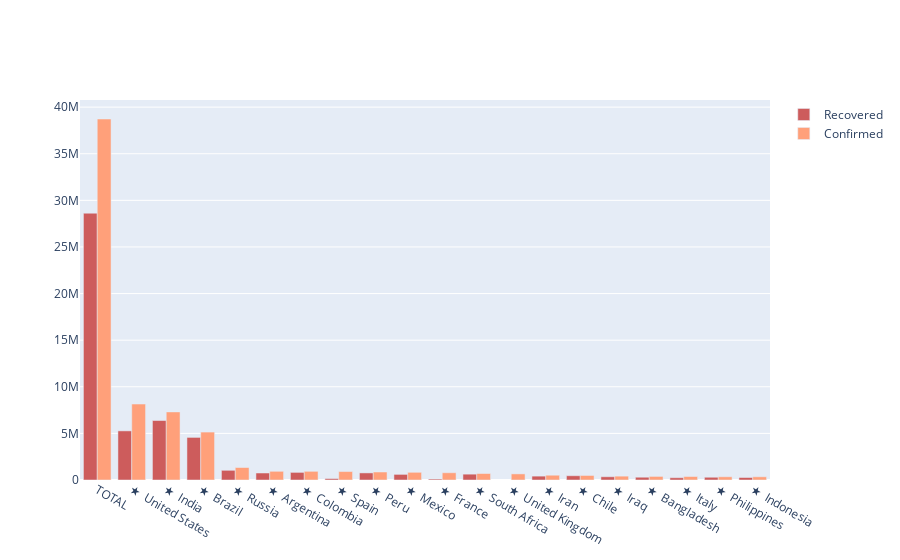

This figure's notebook cell:
### Markdown cell above
#### lets visualize the recovered cases based on total confirmed case

### Code cell
# lets visualize the recovered case based in relation to total confirmed case

import plotly.graph_objects as go


# for grouped barplot using recovered cases per country and total number of cases per country.

fig = go.Figure(data = [
go.Bar(
    x = world_df['Name'],
    y = world_df["Recovered"].head(20),
    name = "Recovered",
    marker_color = "indianred"
),
go.Bar(
    x = world_df['Name'],
    y = world_df['Confirmed'].head(20),
    name = 'Confirmed',
    marker_color = "lightsalmon"
)
])

# Here we modify the tickangle of the xaxis, resulting in rotated labels.
fig.update_layout(barmode='group')
fig.show()

### Figure 1 — Plotly figure (JSON) as saved in the notebook; plotly's stock layout.template omitted (floating-point values rounded to 4 significant figures; data arrays with more than 128 entries replaced by an {"elided": "..."} marker saying what was removed)
{"data": [{"marker": {"color": "indianred"}, "name": "Recovered", "type": "bar", "x": {"elided": "216 str values"}, "y": ["28624301", "5269641", "6380456", "4568813", "1039705", "751146", "816667", "150376", "759597", "601571", "103413", "626898", "Unknown", "414831", "458073", "347396", "297449", "244065", "293860", "267851"]}, {"marker": {"color": "lightsalmon"}, "name": "Confirmed", "type": "bar", "x": {"elided": "216 str values"}, "y": [38727284, 8148083, 7305070, 5141498, 1340409, 931967, 930159, 908056, 856951, 825340, 779063, 696414, 654644, 513219, 485372, 413215, 382959, 372799, 346536, 344749]}], "layout": {"autosize": true, "barmode": "group", "xaxis": {"autorange": true, "range": [-0.5, 19.5], "type": "category"}, "yaxis": {"autorange": true, "range": [0, 40770000.0], "type": "linear"}}}
